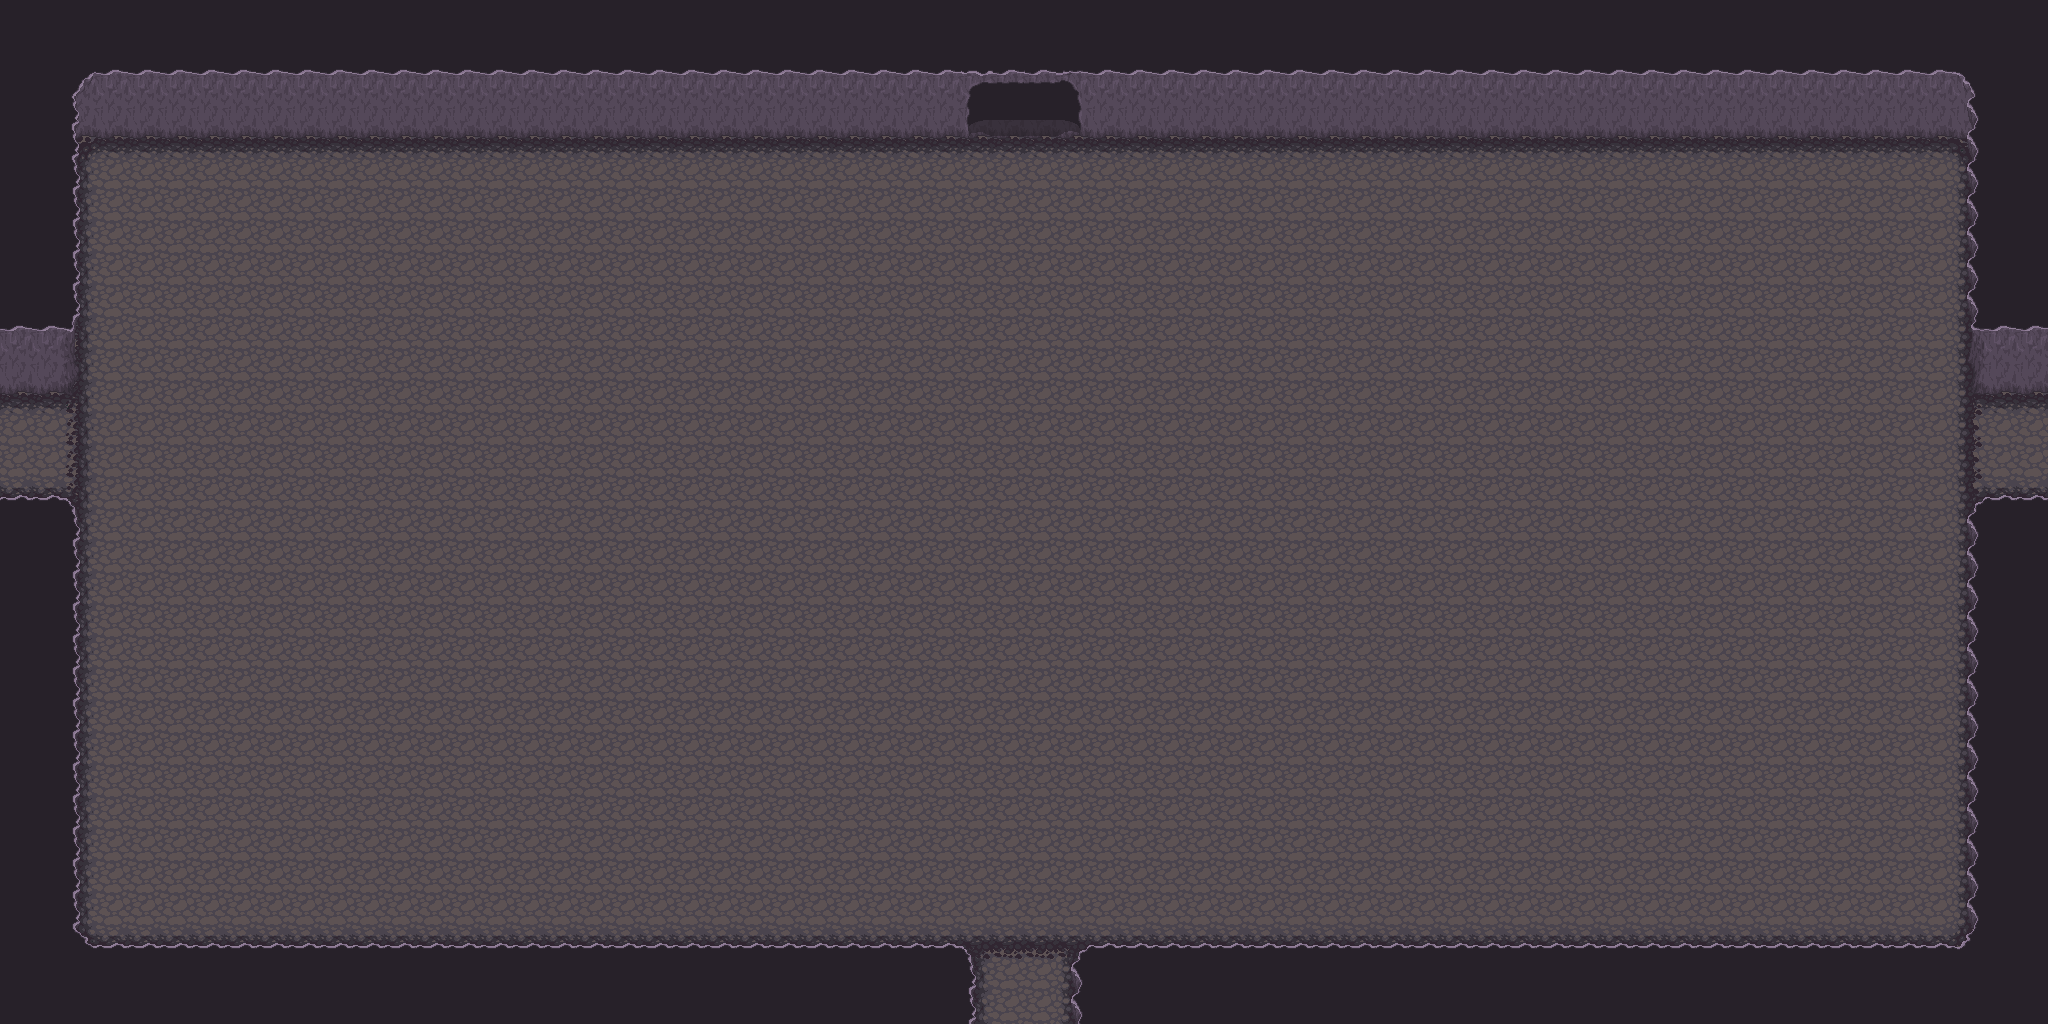

Tiled map render using the project's own tile images. Description and the map definition, with tile-layer contents summarised, below:
An orthogonal 64x32 tile map with 32x32 px tiles, 5 tile layers (Sol, Sol +1, Sol + 2, Wall, ...), 5 hidden layers not drawn, 8 tilesets.

<map version="1.0" orientation="orthogonal" renderorder="right-down" width="64" height="32" tilewidth="32" tileheight="32" nextobjectid="1">
 <tileset firstgid="1" name="Artis_dock" tilewidth="32" tileheight="32" tilecount="128" columns="16">
  <image source="../Ressources/Artis_dock.png" width="512" height="256" />
 </tileset>
 <tileset firstgid="129" name="base_out_atlas" tilewidth="32" tileheight="32" tilecount="1024" columns="32">
  <image source="../Ressources/base_out_atlas.png" width="1024" height="1024" />
 </tileset>
 <tileset firstgid="1153" name="build_atlas" tilewidth="32" tileheight="32" tilecount="1024" columns="32">
  <image source="../Ressources/build_atlas.png" width="1024" height="1024" />
 </tileset>
 <tileset firstgid="2177" name="caves" tilewidth="32" tileheight="32" tilecount="66" columns="11">
  <image source="../Ressources/caves.png" width="352" height="192" />
 </tileset>
 <tileset firstgid="2243" name="forest_tiles" tilewidth="32" tileheight="32" tilecount="256" columns="16">
  <image source="../Ressources/forest_tiles.png" width="512" height="512" />
 </tileset>
 <tileset firstgid="2499" name="obj_misk_atlas" tilewidth="32" tileheight="32" tilecount="1024" columns="32">
  <image source="../Ressources/obj_misk_atlas.png" width="1024" height="1024" />
 </tileset>
 <tileset firstgid="3523" name="terrain_atlas" tilewidth="32" tileheight="32" tilecount="1024" columns="32">
  <image source="../Ressources/terrain_atlas.png" width="1024" height="1024" />
 </tileset>
 <tileset firstgid="4547" name="tileset_stone_v4_p1" tilewidth="32" tileheight="32" tilecount="70" columns="5">
  <image source="../Ressources/tileset_stone_v4_p1.png" width="166" height="463" />
 </tileset>
 <layer name="Sol" width="64" height="32">
  <data>[2048 cells, 2048 non-empty, 1 distinct tile ids]</data>
 </layer>
 <layer name="Sol +1" width="64" height="32">
  <data>[2048 cells, 178 non-empty, 12 distinct tile ids]</data>
 </layer>
 <layer name="Sol + 2" width="64" height="32">
  <data>[2048 cells, 14 non-empty, 3 distinct tile ids]</data>
 </layer>
 <layer name="Wall" width="64" height="32">
  <data>[2048 cells, 638 non-empty, 23 distinct tile ids]</data>
 </layer>
 <layer name="Door" width="64" height="32">
  <data>[2048 cells, 12 non-empty, 9 distinct tile ids]</data>
 </layer>
 <layer name="Collide" width="64" height="32" visible="0">
  <data>[2048 cells, 630 non-empty, 1 distinct tile ids]</data>
 </layer>
 <layer name="TopDoorBlock" width="64" height="32" visible="0">
  <data>[2048 cells, 24 non-empty, 3 distinct tile ids]</data>
 </layer>
 <layer name="BottomDoorBlock" width="64" height="32" visible="0">
  <data>[2048 cells, 18 non-empty, 2 distinct tile ids]</data>
 </layer>
 <layer name="LeftDoorBlock" width="64" height="32" visible="0">
  <data>[2048 cells, 24 non-empty, 2 distinct tile ids]</data>
 </layer>
 <layer name="RightDoorBlock" width="64" height="32" visible="0">
  <data>[2048 cells, 24 non-empty, 2 distinct tile ids]</data>
 </layer>
</map>
